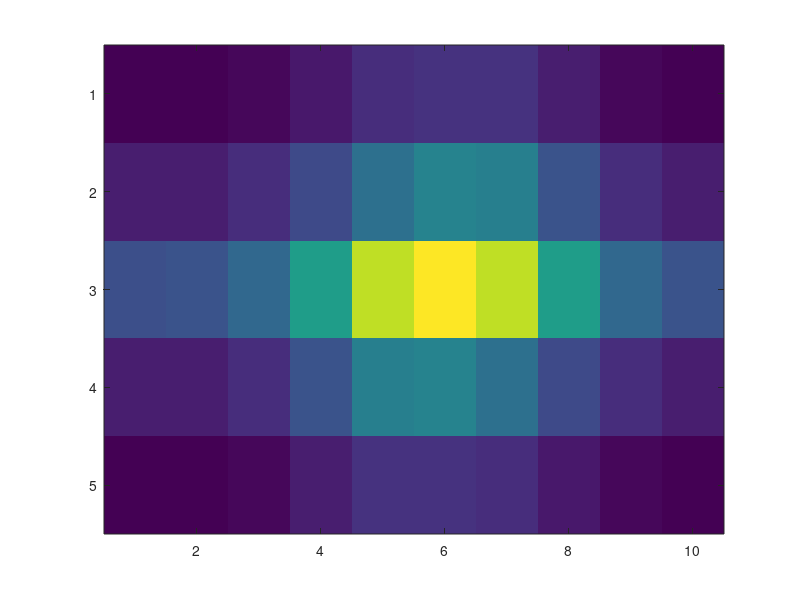

The MATLAB script that drew this image:
% 2-D Transform
% The 2-D Fourier transform is useful for processing 2-D signals and other 2-D data such as images.
% Create and plot 2-D data with repeated blocks.

P = peaks(20);
X = repmat(P,[5 10]);
imagesc(X)

% TODO : Compute the 2-D Fourier transform of the data.  
% Shift the zero-frequency component to the center of the output, and 
% plot the resulting 100-by-200 matrix, which is the same size as X.

signal_fft = fft2(X, 5, 10);
signal_fft = fftshift(signal_fft);
signal_fft = abs(signal_fft);
imagesc(signal_fft);
